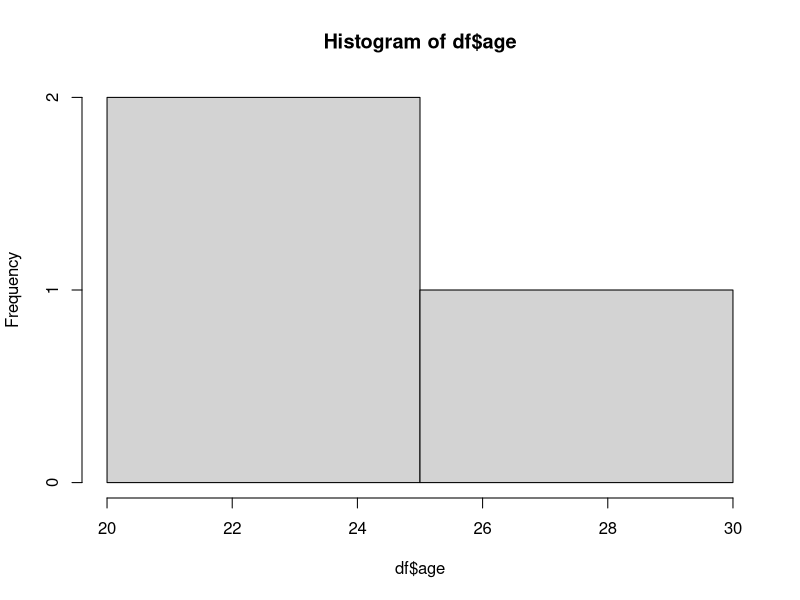
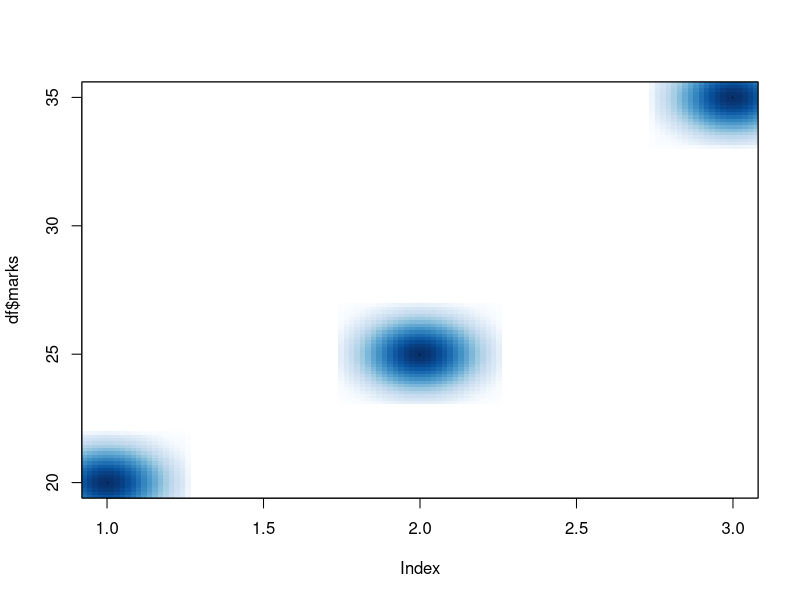

Write R code to recreate these figures, in order.
names<-c("reyna","jett","sova")
age<-c(20,23,30)
marks<-c(20,25,35)
df<-data.frame(names,age,marks)
hist(df $age)
smoothScatter(df $marks)

 